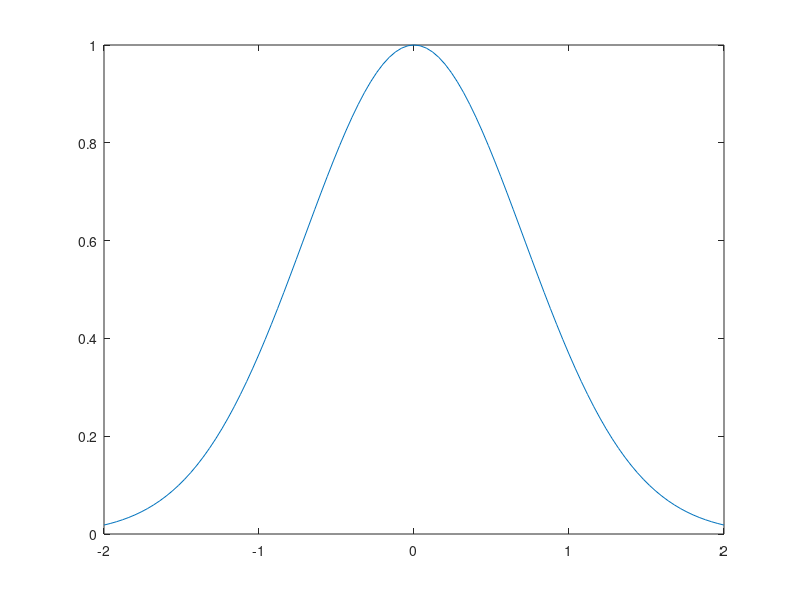
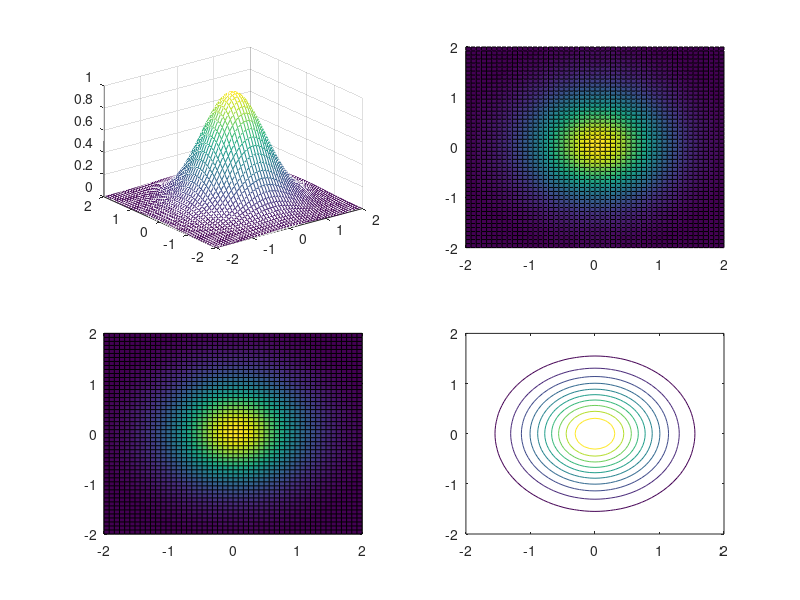
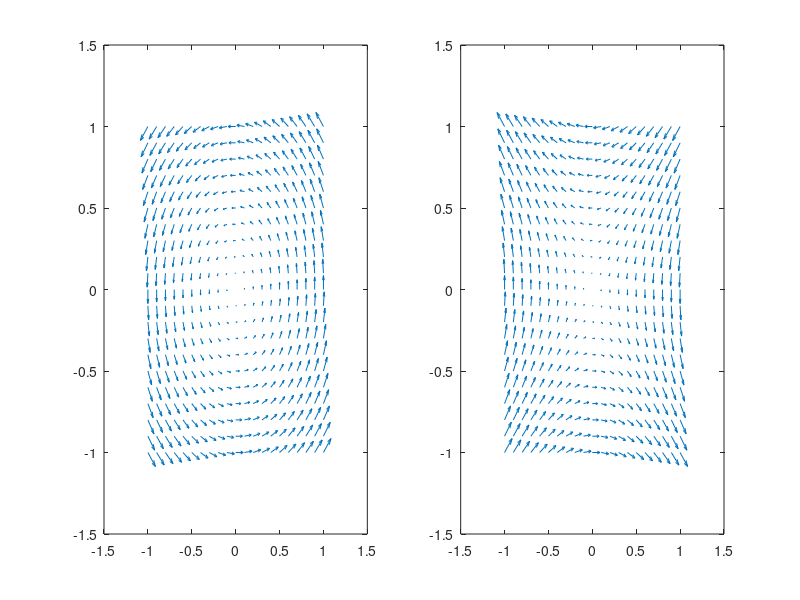
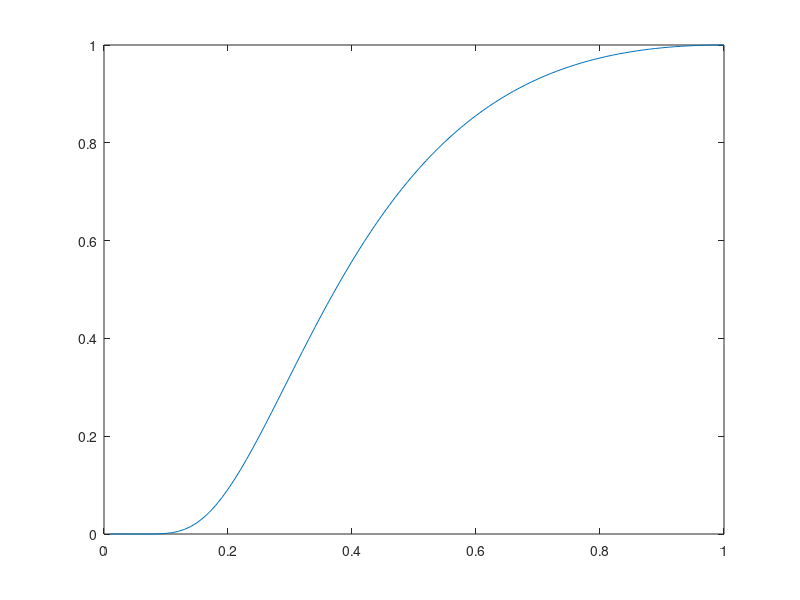

Write MATLAB code to recreate these figures, in order.
clc
clear all
close all

gauss1D = @(x) exp(-(x * x));
gauss2D = @(x, y) exp(-(x * x + y * y));

E1x = @(x, y) -y;
E1y = @(x, y) x;
E2x = @(x, y) -y;
E2y = @(x, y) -x;
E2 = @(x, y) -[y, x];

h = @(x) exp(1 - 1 ./ x) ./ x;

%% 1a
xMax = 2;
dx = 2 * xMax / 100;
x = -xMax:dx:xMax;
y = arrayfun(gauss1D, x);
figure(1)
plot(x, y)
saveas(gcf, 'A1_a.png');

%% 1b
gMax = 2;
dg = 2 * gMax / 50;
g = -gMax:dg:gMax;
[x, y] = meshgrid(g, g);
z = arrayfun(gauss2D, x, y);
figure(2);
subplot(2, 2, 1);
mesh(x, y, z)
subplot(2, 2, 2);
surface(x, y, z)
subplot(2, 2, 3);
pcolor(x, y, z)
subplot(2, 2, 4);
contour(x, y, z)
saveas(gcf, 'A1_b.png');

%% 1c
gMax = 1;
dg = 2 * gMax / 20;
g = -gMax:dg:gMax;
[x, y] = meshgrid(g, g);
xp1 = arrayfun(E1x, x, y);
yp1 = arrayfun(E1y, x, y);
xp2 = arrayfun(E2x, x, y);
yp2 = arrayfun(E2y, x, y);

figure(3);
set(gcf, 'position', [10, 100, 1000, 400]);
subplot(1, 2, 1);
quiver(x, y, xp1, yp1)
subplot(1, 2, 2);
quiver(x, y, xp2, yp2)
saveas(gcf, 'A1_c.png');

%% 1d
dx = 0.01;
x = 0:dx:1;
y = h(x);
figure(4);
plot(x, y)
saveas(gcf, 'A1_d.png');
int1 = integral(h, 0, 1);
int2 = integral(h, eps, 1);
h0 = h(0);
heps = h(eps);
fprintf('h(0) = %f || h(eps) = %f', h0, heps)
